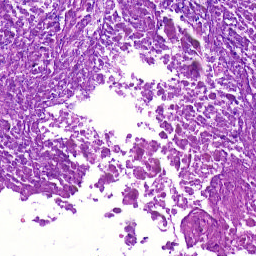
#> input picture tif_image_cutter/main/testing/testimg0.tif, 256 x 256 px
$ python -i reinhard_normalization.py   (imports and definitions only)
#> lines starting #> are read from the running program, lines starting #| are printed output that depends on the picture
### tif_image_cutter/preprocessing/staintools/image_validation.py
import numpy as np


def is_image(I):
    """
    Is I an image.
    """
    if not isinstance(I, np.ndarray):
        return False
    if not I.ndim == 3:
        return False
    return True


def is_uint8_image(I):
    """
    Is I a uint8 image.
    """
    if not is_image(I):
        return False
    if I.dtype != np.uint8:
        return False
    return True

### tif_image_cutter/preprocessing/staintools/reinhard_normalization.py
import numpy as np
import cv2 as cv
# tif_image_cutter.preprocessing.
from tif_image_cutter.preprocessing.staintools.image_validation import is_uint8_image

"""
Autor: Peter554
Źródło: https://github.com/Peter554/StainTools
Licencja: MIT
"""


class ReinhardColorNormalizer(object):
    """
    Normalize a patch color to the target image using the method of:
    E. Reinhard, M. Adhikhmin, B. Gooch, and P. Shirley,
    'Color transfer between images'
    """

    def __init__(self):
        self.target_means = None
        self.target_stds = None

    def fit(self, target):
        """
        Fit to a target image
        :param target: Image RGB uint8.
        :return:
        """
        means, stds = self.get_mean_std(target)
        self.target_means = means
        self.target_stds = stds

    def transform(self, I):
        """
        Transform an image.
        :param I: Image RGB uint8.
        :return:
        """
        I1, I2, I3 = self.lab_split(I)
        means, stds = self.get_mean_std(I)
        norm1 = ((I1 - means[0]) * (self.target_stds[0] / stds[0])) + self.target_means[0]
        norm2 = ((I2 - means[1]) * (self.target_stds[1] / stds[1])) + self.target_means[1]
        norm3 = ((I3 - means[2]) * (self.target_stds[2] / stds[2])) + self.target_means[2]
        return self.merge_back(norm1, norm2, norm3)

    @staticmethod
    def lab_split(I):
        """
        Convert from RGB uint8 to LAB and split into channels.
        :param I: Image RGB uint8.
        :return:
        """
        assert is_uint8_image(I), "Should be a RGB uint8 image"
        I = cv.cvtColor(I, cv.COLOR_RGB2LAB)
#> I: shape (256, 256, 3); mean of channels 0, 1, 2 173.4, 156.8, 105.1
        I_float = I.astype(np.float32)
#> I_float: shape (256, 256, 3) float32; mean of channels 0, 1, 2 173.4, 156.8, 105.1
        I1, I2, I3 = cv.split(I_float)
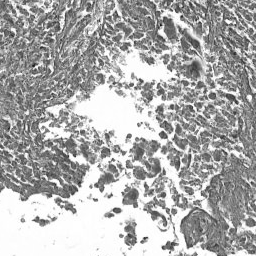
#> I1: shape (256, 256) float32; min 19, max 255, mean 173.4
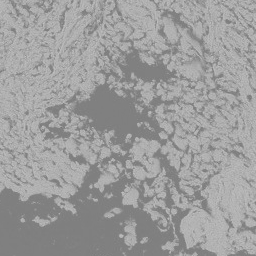
#> I2: shape (256, 256) float32; min 115, max 196, mean 156.8
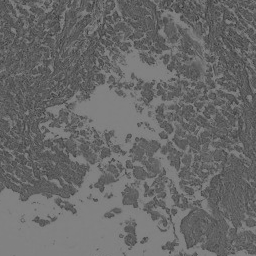
#> I3: shape (256, 256) float32; min 46, max 140, mean 105.1
        I1 /= 2.55  # should now be in range [0,100]
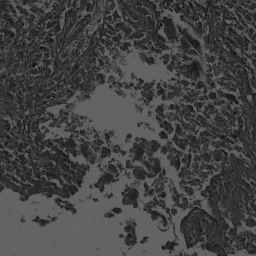
#> I1: shape (256, 256) float32; min 7.45, max 100, mean 68
        I2 -= 128.0  # should now be in range [-127,127]
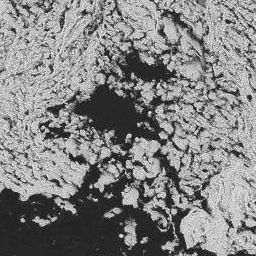
#> I2: shape (256, 256) float32; min -13, max 68, mean 28.8; drawn with min black and max white
        I3 -= 128.0  # should now be in range [-127,127]
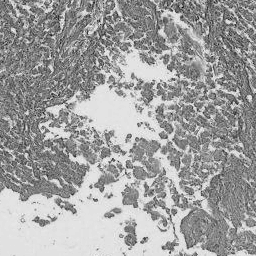
#> I3: shape (256, 256) float32; min -82, max 12, mean -22.86; drawn with min black and max white
        return I1, I2, I3

    @staticmethod
    def merge_back(I1, I2, I3):
        """
        Take seperate LAB channels and merge back to give RGB uint8.
        :param I1: L
        :param I2: A
        :param I3: B
        :return: Image RGB uint8.
        """
        I1 *= 2.55  # should now be in range [0,255]
        I2 += 128.0  # should now be in range [0,255]
        I3 += 128.0  # should now be in range [0,255]
        I = np.clip(cv.merge((I1, I2, I3)), 0, 255).astype(np.uint8)
        return cv.cvtColor(I, cv.COLOR_LAB2RGB)

    def get_mean_std(self, I):
        """
        Get mean and standard deviation of each channel.
        :param I: Image RGB uint8.
        :return:
        """
        assert is_uint8_image(I), "Should be a RGB uint8 image"
        I1, I2, I3 = self.lab_split(I)
        m1, sd1 = cv.meanStdDev(I1)
#> m1 = [67.98]; sd1 = [22.85]
        m2, sd2 = cv.meanStdDev(I2)
#> m2 = [28.77]; sd2 = [20.34]
        m3, sd3 = cv.meanStdDev(I3)
#> m3 = [-22.86]; sd3 = [17.52]
        means = m1, m2, m3
#> means = ([67.98], [28.77], [-22.86])
        stds = sd1, sd2, sd3
#> stds = ([22.85], [20.34], [17.52])
        return means, stds

>>> import cv2
>>> picture = cv2.cvtColor(cv2.imread('../../main/testing/testimg0.tif'), cv2.COLOR_BGR2RGB)
>>> result = ReinhardColorNormalizer().transform(picture)
#> in transform, `means, stds = self.get_mean_std(I)`: means = ([67.98], [28.77], [-22.86]); stds = ([22.85], [20.34], [17.52])
#> (the run stopped early here; a loop or call above may not have finished)

$ run again, on tif_image_cutter/main/testing/testimg1.tif
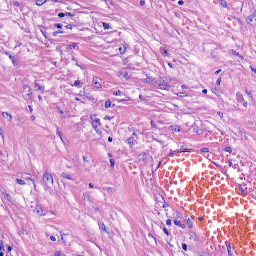
#> input picture tif_image_cutter/main/testing/testimg1.tif, 256 x 256 px
#> I: shape (256, 256, 3); mean of channels 0, 1, 2 184.2, 154.3, 114.6
#> I_float: shape (256, 256, 3) float32; mean of channels 0, 1, 2 184.2, 154.3, 114.6
#> in lab_split, `I2 -= 128.0`:
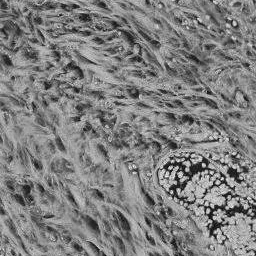
#> I2: shape (256, 256) float32; min -9, max 61, mean 26.3; drawn with min black and max white
#> in lab_split, `I3 -= 128.0`:
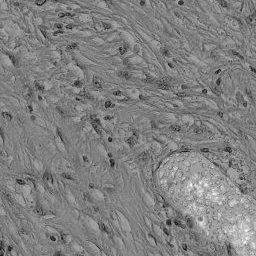
#> I3: shape (256, 256) float32; min -78, max 50, mean -13.4; drawn with min black and max white
#> m1 = [72.23]; sd1 = [12.33]
#> m2 = [26.31]; sd2 = [10.58]
#> m3 = [-13.41]; sd3 = [11.13]
#> in get_mean_std, `means = m1, m2, m3`: means = ([72.23], [26.31], [-13.41])
#> in get_mean_std, `stds = sd1, sd2, sd3`: stds = ([12.33], [10.58], [11.13])
#> in transform, `means, stds = self.get_mean_std(I)`: means = ([72.23], [26.31], [-13.41]); stds = ([12.33], [10.58], [11.13])

$ run again, on tif_image_cutter/main/testing/testimg2.tif
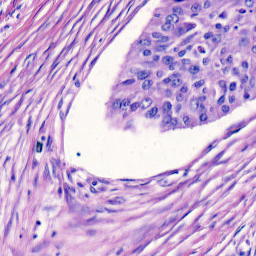
#> input picture tif_image_cutter/main/testing/testimg2.tif, 256 x 256 px
#> I: shape (256, 256, 3); mean of channels 0, 1, 2 190, 146.4, 111.3
#> I_float: shape (256, 256, 3) float32; mean of channels 0, 1, 2 190, 146.4, 111.3
#> in lab_split, `I2 -= 128.0`:
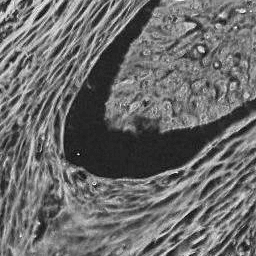
#> I2: shape (256, 256) float32; min -9, max 56, mean 18.4; drawn with min black and max white
#> in lab_split, `I3 -= 128.0`:
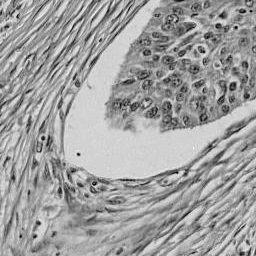
#> I3: shape (256, 256) float32; min -77, max 19, mean -16.66; drawn with min black and max white
#> m1 = [74.5]; sd1 = [15.83]
#> m2 = [18.43]; sd2 = [11.94]
#> m3 = [-16.66]; sd3 = [15.11]
#> in get_mean_std, `means = m1, m2, m3`: means = ([74.5], [18.43], [-16.66])
#> in get_mean_std, `stds = sd1, sd2, sd3`: stds = ([15.83], [11.94], [15.11])
#> in transform, `means, stds = self.get_mean_std(I)`: means = ([74.5], [18.43], [-16.66]); stds = ([15.83], [11.94], [15.11])

$ run again, on tif_image_cutter/main/testing/testimg3.tif
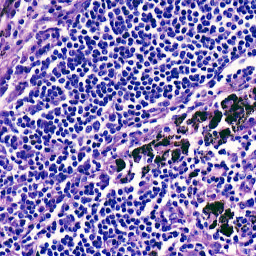
#> input picture tif_image_cutter/main/testing/testimg3.tif, 256 x 256 px
#> I: shape (256, 256, 3); mean of channels 0, 1, 2 140.5, 149.4, 97.7
#> I_float: shape (256, 256, 3) float32; mean of channels 0, 1, 2 140.5, 149.4, 97.7
#> in lab_split, `I2 -= 128.0`:
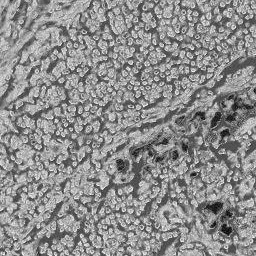
#> I2: shape (256, 256) float32; min -27, max 60, mean 21.4; drawn with min black and max white
#> in lab_split, `I3 -= 128.0`:
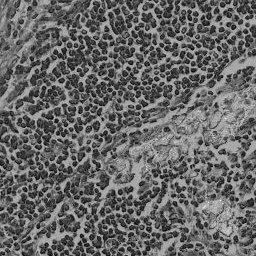
#> I3: shape (256, 256) float32; min -82, max 45, mean -30.3; drawn with min black and max white
#> m1 = [55.1]; sd1 = [26.66]
#> m2 = [21.37]; sd2 = [14.7]
#> m3 = [-30.28]; sd3 = [22.46]
#> in get_mean_std, `means = m1, m2, m3`: means = ([55.1], [21.37], [-30.28])
#> in get_mean_std, `stds = sd1, sd2, sd3`: stds = ([26.66], [14.7], [22.46])
#> in transform, `means, stds = self.get_mean_std(I)`: means = ([55.1], [21.37], [-30.28]); stds = ([26.66], [14.7], [22.46])
